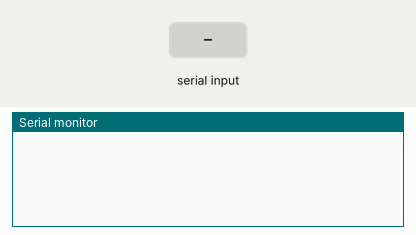
Simulated run of this sketch. Board: ESP32. Shown: the last lines printed to the serial monitor. The inputs (shaded band) are chosen by the test bench.

Above: at 1.2 s.
1.3 s: "90;45\n" received over the second serial link
At 2.0 s:
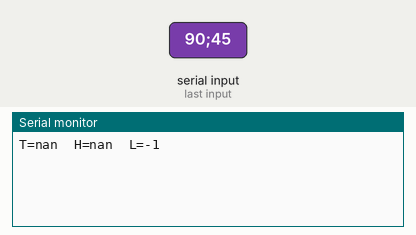
2.8 s: "T90\n" received over the second serial link
At 3.1 s:
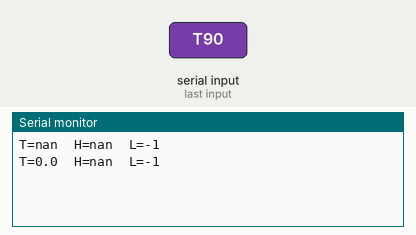
4.3 s: "H90\n" received over the second serial link
At 5.5 s:
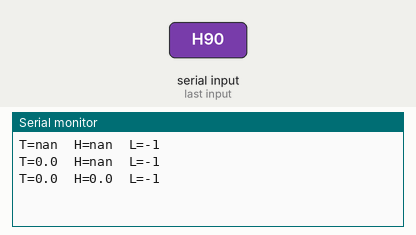

The sketch:

sketch3b-esp32-receptor.ino
```cpp
#define RXD2 16
#define TXD2 17

float temperatura = NAN, humedad = NAN;
int luz = -1;

void procesar(String linea) {             // "T:23.4;H:45.1;L:62"
  int i = 0;
  while (i < linea.length()) {
    int fin = linea.indexOf(';', i);
    if (fin < 0) fin = linea.length();
    String par = linea.substring(i, fin);
    char clave = par.charAt(0);
    float valor = par.substring(2).toFloat();
    if (clave == 'T') temperatura = valor;
    if (clave == 'H') humedad = valor;
    if (clave == 'L') luz = (int)valor;
    i = fin + 1;
  }
}

void setup() {
  Serial.begin(115200);
  Serial2.begin(9600, SERIAL_8N1, RXD2, TXD2);
}

void loop() {
  if (Serial2.available()) {
    String linea = Serial2.readStringUntil('\n');
    linea.trim();
    procesar(linea);
    Serial.printf("T=%.1f  H=%.1f  L=%d\n", temperatura, humedad, luz);
  }
}
```

Measured:
- after the input at 1.3 s, the serial monitor: prints a new line at once (image 1)
- after the input at 2.8 s, the serial monitor: prints a new line at once (image 2)
- after the input at 4.3 s, the serial monitor: prints a new line at once (image 3)
